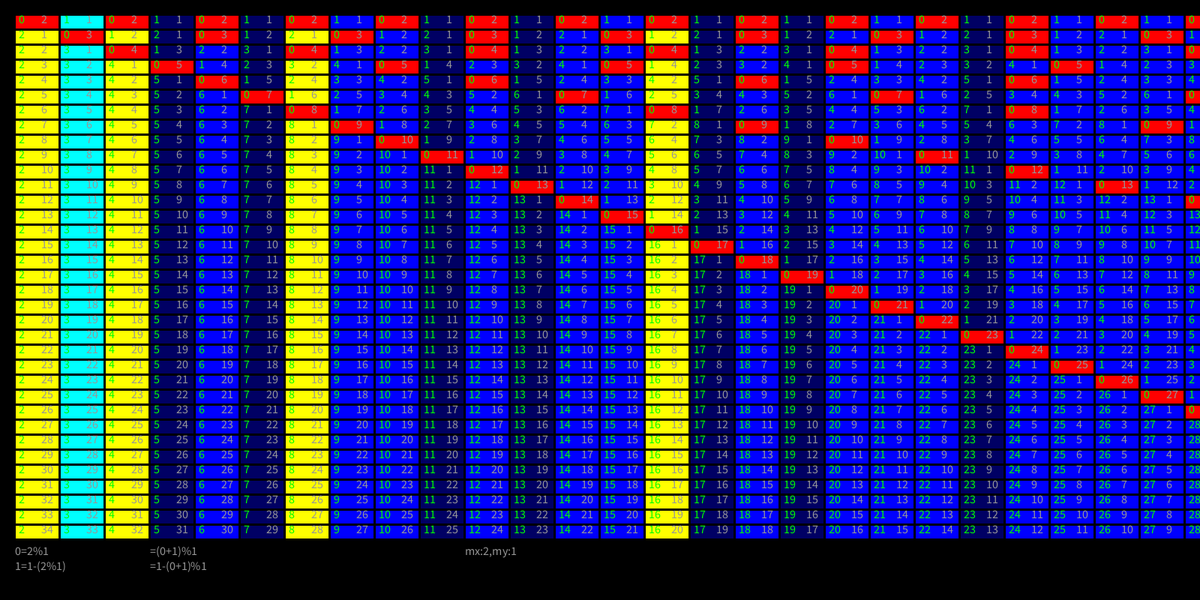
Frame 1 (no input)
Frame 60 (the mouse pressed at the canvas centre just before this capture): identical to frame 1, image omitted
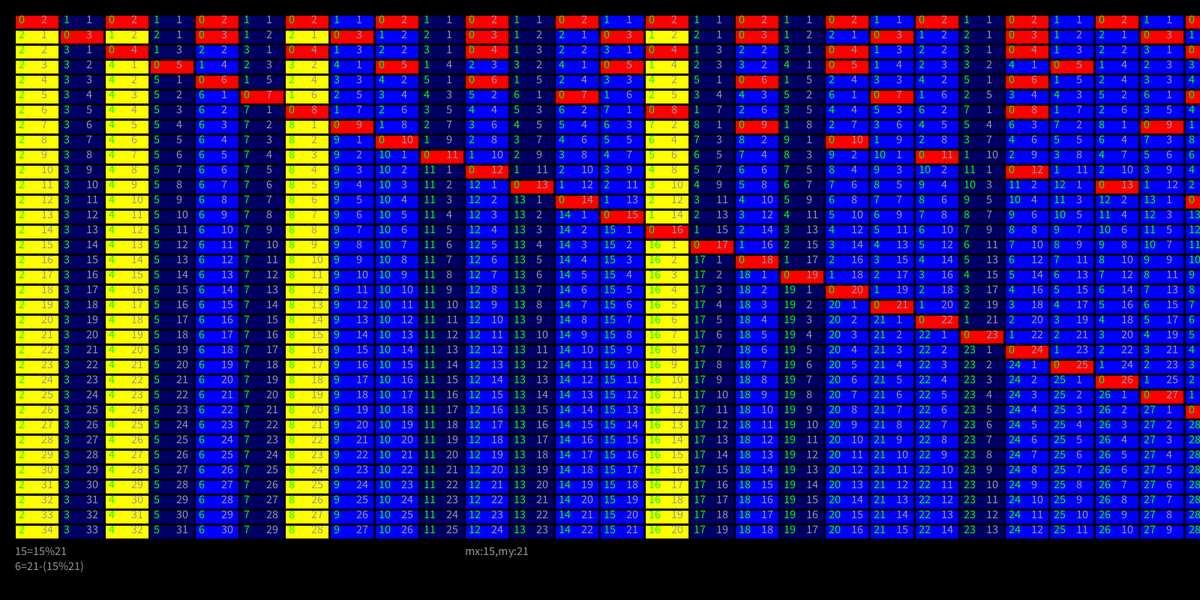
Frame 120 (the mouse held since frame 60 and released just before this capture)

The Processing sketch that drew these frames (run headless with seeded random() and noise(); from frame 60 on, the mouse is pressed at the canvas centre):

// Processing sketch: sketch_190223b
// ── sketch_190223b.pde
int VX = 2;
int VY = 2;
int HEAD_Y = 20;
int HEAD_X = 20;
int LX = 60;
int LY = 20;
int CX = 30;
int CY = 35;
void setup() {
   size(1600, 800);
   textSize(16);
}
void draw() {
  background(0);
  if(mousePressed){
    if((mouseY < HEAD_Y)&&(mouseX > 400)){
      VX += 5;
    }
    if(VX > 2){
      if((mouseY < HEAD_Y)&&(mouseX < 400)){
        VX -= 5;
      }
    }
    if((mouseX < HEAD_X)&&(mouseY > 400)){
      VY += 5;
    }
    if(VY > 2){
      if((mouseX < HEAD_X)&&(mouseY < 400)){
        VY -= 5;
      }
    }
  }
  
  int mx = floor((mouseX-HEAD_X)/LX)+VX;
  int my = floor((mouseY-HEAD_Y)/LY)+VY;
  IntDict specialColor = new IntDict();
  if((log(mx)/log(2)) % 1 == 0){
    if(mousePressed){
      int NS = floor(pow(2,floor(log(mx)/log(2))+1));
      for(my=VY;my<mx;my++){
        int N1 = (mx % my);
        int N2 = my - N1;
        int tmx = mx;
        do{
          specialColor.set(""+(tmx + N2),1);
          tmx += my;
        }while(tmx+N2<NS);
      }
    }else{
      int N1 = (mx % my);
      int N2 = my - N1;
      int NS = floor(pow(2,floor(log(mx)/log(2))+1));
      int tmx = mx;
      do{
        specialColor.set(""+(tmx + N2),1);
        print(N1+","+N2+","+tmx+","+my+","+specialColor+"\n");
        tmx += my;
      }while(tmx+N2<NS);
    }
  }
  
  for(int i1=VX;i1<VX+CX;i1++){
    boolean prim = true;
    for(int i2=2;i2<i1;i2++){
      int N = (i1 % i2);
      if(N == 0){
        prim = false;
      }
    }
    for(int i2=VY;i2<VY+CY;i2++){
      int N  = (i1 % i2);
      int N2 = i2 - N;
      if(N != 0){
        if(specialColor.hasKey(""+(i1))){
          //print("K2:" + K2+"\n");
          fill(0, 255, 255);
        }else{
          if((log(i1)/log(2)) % 1 == 0){
              fill(255, 255, 0);
          }else{
            if(prim){
              fill(0, 0, 100);
            }else{
              fill(0, 0, 255);
            }
          }
        }
      }else{
        fill(255, 0, 0);
      }
      int x1 = HEAD_X+(i1-VX)*LX;
      int y1 = HEAD_Y+(i2-VY)*LY;
      int x2 = HEAD_X+(i1-VX+1)*LX-2;
      int y2 = HEAD_Y+(i2-VY+1)*LY-2;
      rect(x1,y1,x2-x1,y2-y1);
      fill(0, 255, 0);
      text(""+N,5+x1,y1,5+x2,y2);
      fill(150, 150, 150);
      text(""+N2,LX/2+5+x1,y1,LX/2+5+x2,y2);
    }
  }
  int N1 = (mx % my);
  int N2 = my - N1;
  text(N1 + "="+mx+"%"+my,HEAD_X,HEAD_Y+(CY+1)*LY);
  text(N2 + "="+my+"-("+mx+"%"+my+")",HEAD_X,HEAD_Y+(CY+2)*LY);
  
  int my2 = my + 1;
  int N21 = (mx % my2);
  //int Zt = floor((mx-2) / my);
  int Zt = 1;
  do{
    Zt += 1;
  }while((mx / Zt)>my);
  //int Z = Zt;
  int Z = Zt-1;
  if((N21+Z)%my == (mx % my)){
    text("=("+N21+"+"+Z+")"+"%"+my,HEAD_X+3*LX,HEAD_Y+(CY+1)*LY);
    text("="+my+"-("+N21+"+"+Z+")"+"%"+my,HEAD_X+3*LX,HEAD_Y+(CY+2)*LY);
  }
  text("mx:"+mx+",my:"+my,HEAD_X+10*LX,HEAD_Y+(CY+1)*LY);
  
}
